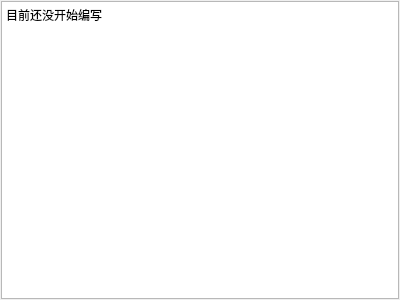
<?xml version="1.0" encoding="UTF-8"?>
<ui version="4.0">
 <class>Form</class>
 <widget class="QWidget" name="Form">
  <property name="geometry">
   <rect>
    <x>0</x>
    <y>0</y>
    <width>400</width>
    <height>300</height>
   </rect>
  </property>
  <property name="windowTitle">
   <string>Form</string>
  </property>
  <layout class="QGridLayout" name="gridLayout">
   <property name="leftMargin">
    <number>1</number>
   </property>
   <property name="topMargin">
    <number>1</number>
   </property>
   <property name="rightMargin">
    <number>1</number>
   </property>
   <property name="bottomMargin">
    <number>1</number>
   </property>
   <property name="spacing">
    <number>0</number>
   </property>
   <item row="0" column="0">
    <widget class="QTextEdit" name="textEdit_code">
     <property name="html">
      <string>&lt;!DOCTYPE HTML PUBLIC &quot;-//W3C//DTD HTML 4.0//EN&quot; &quot;http://www.w3.org/TR/REC-html40/strict.dtd&quot;&gt;
&lt;html&gt;&lt;head&gt;&lt;meta name=&quot;qrichtext&quot; content=&quot;1&quot; /&gt;&lt;style type=&quot;text/css&quot;&gt;
p, li { white-space: pre-wrap; }
&lt;/style&gt;&lt;/head&gt;&lt;body style=&quot; font-family:'SimSun'; font-size:9pt; font-weight:400; font-style:normal;&quot;&gt;
&lt;p style=&quot; margin-top:0px; margin-bottom:0px; margin-left:0px; margin-right:0px; -qt-block-indent:0; text-indent:0px;&quot;&gt;目前还没开始编写&lt;/p&gt;&lt;/body&gt;&lt;/html&gt;</string>
     </property>
    </widget>
   </item>
  </layout>
 </widget>
 <resources/>
 <connections/>
</ui>
